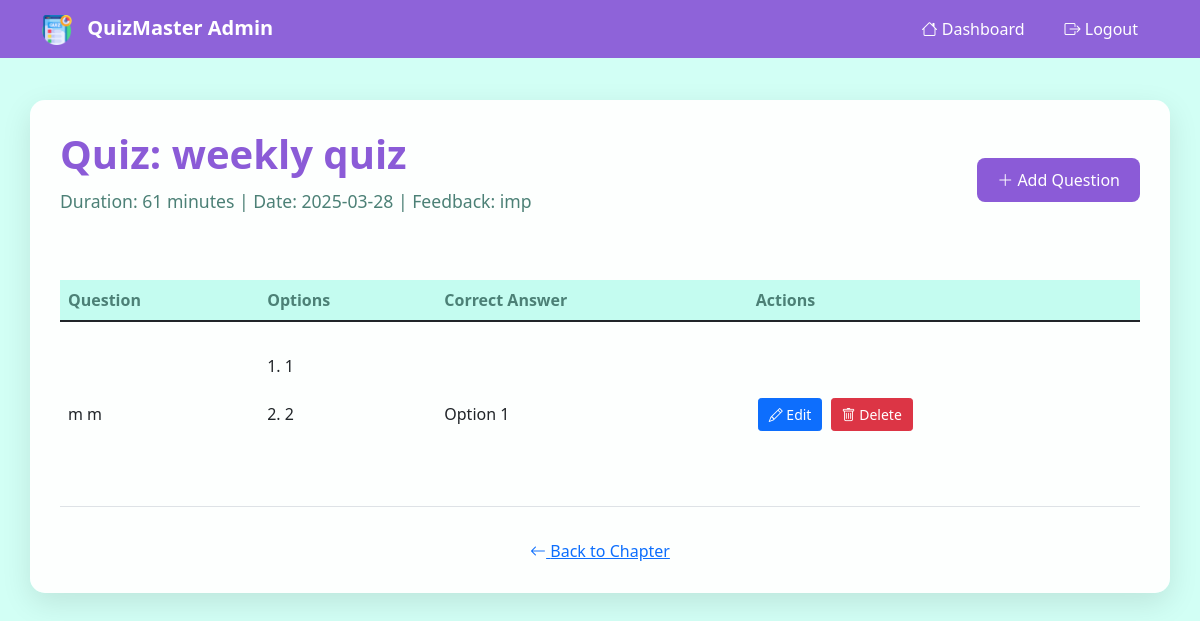
/view_quiz/1 (signed in), run on the app's committed database.
### main.py (models this page shows)
class Quiz(db.Model):
    id = db.Column(db.Integer, primary_key=True)
    name = db.Column(db.String(60),nullable=False)
    quiz_time_duration = db.Column(db.Integer,nullable = False)
    quiz_date = db.Column(db.Date, nullable = False)
    chapter_id = db.Column(db.Integer, db.ForeignKey('chapter.id'), nullable=False)
    feedback = db.Column(db.String(250), nullable=True)
    chapter = db.relationship('Chapter', back_populates = 'chap_quiz')
    qsns = db.relationship('Question', back_populates = 'quiz',cascade = 'all, delete-orphan')
    score = db.relationship('Scores', back_populates = 'quiz',cascade = 'all, delete-orphan')

class Question(db.Model):
    id = db.Column(db.Integer, primary_key=True)
    qsn = db.Column(db.String(350),nullable=False)
    opt1 = db.Column(db.String(160),nullable=False)
    opt2 = db.Column(db.String(160),nullable=False)
    opt3 = db.Column(db.String(160),nullable=True)
    opt4 = db.Column(db.String(160),nullable=True)
    crct_ans = db.Column(db.Integer,nullable=False)
    quiz_id = db.Column(db.Integer, db.ForeignKey('quiz.id'), nullable=False)
    quiz = db.relationship('Quiz', back_populates = 'qsns')

### main.py (the view)
@app.route('/view_quiz/<int:quiz_id>',methods=['GET','POST'])
def view_quiz(quiz_id):
    if 'admin' in session:
        quiz_to_view = Quiz.query.filter_by(id =quiz_id).first()
        questions = Question.query.filter_by(quiz_id = quiz_id).all()
        return render_template('quiz_view.html',quiz = quiz_to_view, questions_created = questions)
    return redirect(url_for('login'))

### templates/quiz_view.html (shortened to what this page needs)
<!DOCTYPE html>
<html lang="en">
<head>
    <link href="https://cdn.jsdelivr.net/npm/bootstrap@5.1.3/dist/css/bootstrap.min.css" rel="stylesheet">
    <link rel="stylesheet" href="https://cdn.jsdelivr.net/npm/bootstrap-icons@1.7.2/font/bootstrap-icons.css">
    <link rel="stylesheet" href="{{ url_for('static', filename='admin-styles.css') }}">
</head>
<body>
    <nav class="navbar navbar-expand-lg navbar-dark fixed-top">
        <div class="container">
            <a class="navbar-brand" href="#">
                <img src="static\logo.png" alt="QuizMaster Logo" class="nav-logo">
                QuizMaster Admin
            </a>
            <div class="collapse navbar-collapse" id="navbarNav">
                <ul class="navbar-nav ms-auto">
                    <li class="nav-item">
                        <a class="nav-link" href="{{ url_for('admin_dashboard') }}">
                            <i class="bi bi-house"></i> Dashboard
                        </a>
                    </li>
                    <li class="nav-item">
                        <a class="nav-link" href="{{ url_for('login') }}">
                            <i class="bi bi-box-arrow-right"></i> Logout
                        </a>
                    </li>
                </ul>
            </div>
        </div>
    </nav>
    <div class="container main-content">
        <div class="dashboard-header">
            <div>
                <h1>Quiz: {{ quiz.name }}</h1>
                <p class="quiz-details">
                    Duration: {{ quiz.quiz_time_duration }} minutes |
                    Date: {{ quiz.quiz_date.strftime('%Y-%m-%d') }} |
                    Feedback: {{ quiz.feedback }}
                </p>
            </div>
            <div class="action-buttons-header">
                <a href="{{ url_for('create_question', quiz_id=quiz.id) }}" class="add-subject-btn">
                    <i class="bi bi-plus-lg"></i> Add Question
                </a>
            </div>
        </div>
        <div class="table-responsive">
            <table class="table table-hover">
                <thead>
                    <tr>
                        <th>Question</th>
                        <th>Options</th>
                        <th>Correct Answer</th>
                        <th>Actions</th>
                    </tr>
                </thead>
                <tbody>
                    {% if questions_created %}
                        {% for question in questions_created %}
                        <tr>
                            <td>{{ question.qsn }}</td>
                            <td>
                                1. {{ question.opt1 }}<br>
                                2. {{ question.opt2 }}<br>
                            </td>
                            <td>Option {{ question.crct_ans }}</td>
                            <td class="action-buttons">
                                <a href="{{ url_for('edit_question', question_id=question.id) }}" class="btn btn-primary btn-sm">
                                    <i class="bi bi-pencil"></i> Edit
                                </a>
                                <form action="{{ url_for('delete_question', question_id=question.id) }}" method="POST" class="d-inline">
                                    <button type="submit" class="btn btn-danger btn-sm"
                                            onclick="return confirm('Are you sure you want to delete this question?')">
                                        <i class="bi bi-trash"></i> Delete
                                    </button>
                                </form>
                            </td>
                        </tr>
                        {% endfor %}
                    {% else %}
                        <tr>
                            <td colspan="4" class="text-center">No questions available for this quiz. Add your first question!</td>
                        </tr>
                    {% endif %}
                </tbody>
            </table>
        </div>
        <div class="text-center mt-3">
            <a href="{{ url_for('view_chapter', chapter_id=quiz.chapter_id) }}" class="back-link">
                <i class="bi bi-arrow-left"></i> Back to Chapter
            </a>
        </div>
    </div>
</body>
</html>

### static/admin-styles.css (style rules this page uses)
:root { --primary: #8b5bd7; --secondary: #64baaa; --light: #c4fcf0; --dark: #4c8076; }
body { background-color: #d2fff5; min-height: 100vh; padding-top: 80px; }
.navbar { background-color: rgba(139, 91, 215, 0.95) !important; backdrop-filter: blur(10px); }
.nav-logo { width: 30px; height: 30px; margin-right: 10px; }
.navbar-brand { font-weight: 600; color: white !important; }
.nav-link { color: white !important; padding: 8px 15px !important; margin: 0 5px; border-radius: 20px; transition: all 0.3s ease; }
.main-content { background: rgba(255, 255, 255, 0.95); border-radius: 15px; padding: 30px; box-shadow: 0 10px 30px rgba(0, 0, 0, 0.1); margin-top: 20px; }
.dashboard-header { display: flex; justify-content: space-between; align-items: center; margin-bottom: 30px; }
.dashboard-header h1 { color: var(--primary); font-weight: 700; margin: 0; }
.add-subject-btn { background-color: var(--primary); color: white; padding: 10px 20px; border-radius: 8px; text-decoration: none; transition: all 0.3s ease; }
.table { margin-top: 20px; }
.table thead th { background-color: var(--light); color: var(--dark); font-weight: 600; border: none; }
.action-buttons { white-space: nowrap; }
.action-buttons .btn { margin: 0 2px; padding: 5px 10px; }
.quiz-details { color: var(--dark); margin-top: 10px; font-size: 1.1rem; }
.action-buttons-header { display: flex; gap: 10px; align-items: center; }
.table td { vertical-align: middle; }
.table td:nth-child(2) { white-space: pre-line; max-width: 300px; }

### data on the page
Quiz: name "weekly quiz", quiz_time_duration "61", quiz_date "2025-03-28", feedback "imp"
Question: qsn "m m", opt1 "1", opt2 "2", crct_ans "1"
